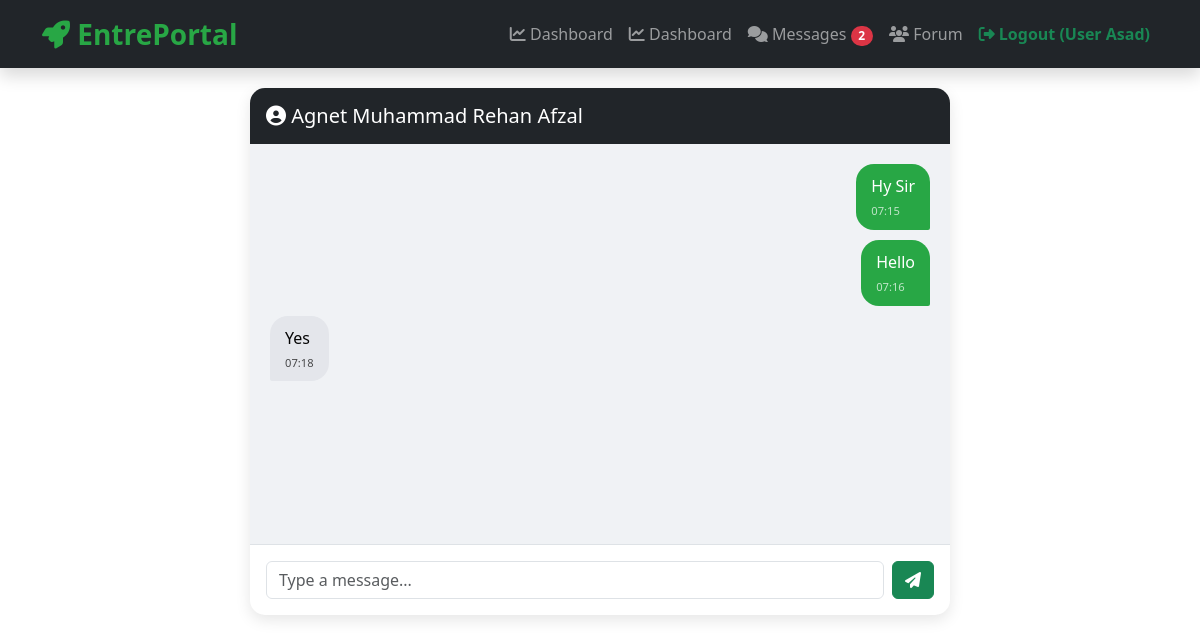
The page /admin/view-messages.php?with=2 (signed in) on the database its author committed.
### tables this page shows
CREATE TABLE `users` (
  `id` int(11) NOT NULL,
  `full_name` varchar(100) NOT NULL,
  `email` varchar(100) NOT NULL,
  `password` varchar(255) NOT NULL,
  `phone` varchar(20) DEFAULT NULL,
  `bio` text DEFAULT NULL,
  `location` varchar(100) DEFAULT NULL,
  `role` enum('user','agent','admin') NOT NULL DEFAULT 'user',
  `status` enum('pending','approved','rejected') NOT NULL DEFAULT 'pending',
  `created_at` timestamp NOT NULL DEFAULT current_timestamp()
);

CREATE TABLE `messages` (
  `id` int(11) NOT NULL,
  `sender_id` int(11) NOT NULL,
  `receiver_id` int(11) NOT NULL,
  `message` text NOT NULL,
  `is_read` tinyint(1) DEFAULT 0,
  `created_at` timestamp NOT NULL DEFAULT current_timestamp()
);

### admin/view-messages.php (the view, shortened to what this page needs)
<?php
include 'config.php';
$my_id = $_SESSION['user_id'];
$other_id = isset($_GET['with']) ? (int)$_GET['with'] : 0;
$user_query = mysqli_query($conn, "SELECT full_name FROM users WHERE id = $other_id");
$other_user = mysqli_fetch_assoc($user_query);
mysqli_query($conn, "UPDATE messages SET is_read = 1 WHERE sender_id = $other_id AND receiver_id = $my_id AND is_read = 0");
$history_sql = "SELECT m.*, u.full_name as sender_name
                FROM messages m
                JOIN users u ON m.sender_id = u.id
                WHERE (m.sender_id = $my_id AND m.receiver_id = $other_id)
                   OR (m.sender_id = $other_id AND m.receiver_id = $my_id)
                ORDER BY m.created_at ASC";
$history = mysqli_query($conn, $history_sql);
?>
<!DOCTYPE html>
<html lang="en">
<head>
     <link href="https://cdn.jsdelivr.net/npm/bootstrap@5.3.3/dist/css/bootstrap.min.css" rel="stylesheet">
    <link href="https://cdnjs.cloudflare.com/ajax/libs/font-awesome/6.5.1/css/all.min.css" rel="stylesheet">
</head>
<body>
<?php include 'navbar.php'; ?>
<div class="container">
    <div class="chat-container">
        <div class="bg-dark text-white p-3">
            <h5 class="mb-0"><i class="fas fa-user-circle"></i> <?= htmlspecialchars($other_user['full_name']) ?></h5>
        </div>
        <div class="chat-box" id="chatBox">
            <?php while($msg = mysqli_fetch_assoc($history)): ?>
                <?php $is_me = ($msg['sender_id'] == $my_id); ?>
                <div class="msg <?= $is_me ? 'msg-me' : 'msg-them' ?>">
                    <?= htmlspecialchars($msg['message']) ?>
                    <span class="time"><?= date('H:i', strtotime($msg['created_at'])) ?></span>
                </div>
            <?php endwhile; ?>
        </div>
        <div class="p-3 border-top">
            <form action="send-message-process.php" method="POST" class="d-flex">
                <input type="text" name="message" class="form-control me-2" placeholder="Type a message..." required autocomplete="off">
                <button type="submit" name="send_msg" class="btn btn-success">
                    <i class="fas fa-paper-plane"></i>
                </button>
            </form>
        </div>
    </div>
</div>
</body>
</html>

### admin/view-messages.php (style rules this page uses)
.chat-container { max-width: 700px; margin: 20px auto; background: white; border-radius: 15px; overflow: hidden; box-shadow: 0 5px 15px rgba(0,0,0,0.1); }
.chat-box { height: 400px; overflow-y: auto; padding: 20px; display: flex; flex-direction: column; background: #f0f2f5; }
.msg { max-width: 75%; padding: 10px 15px; border-radius: 18px; margin-bottom: 10px; position: relative; }
.msg-me { align-self: flex-end; background: #28a745; color: white; border-bottom-right-radius: 2px; }
.msg-them { align-self: flex-start; background: #e4e6eb; color: #050505; border-bottom-left-radius: 2px; }
.time { font-size: 0.7rem; opacity: 0.7; display: block; margin-top: 5px; }

### admin/navbar.php (style rules this page uses)
:root { --primary: #28a745; --dark: #212529; }

### rows shown on the page
users: full_name "Agnet Muhammad Rehan Afzal"
messages: message "Hy Sir", created_at "07:15"
messages: message "Hello", created_at "07:16"
messages: message "Yes", created_at "07:18"

### other values the page prints
$nav_unread_count "2"
$_SESSION['full_name'] "User Asad"
